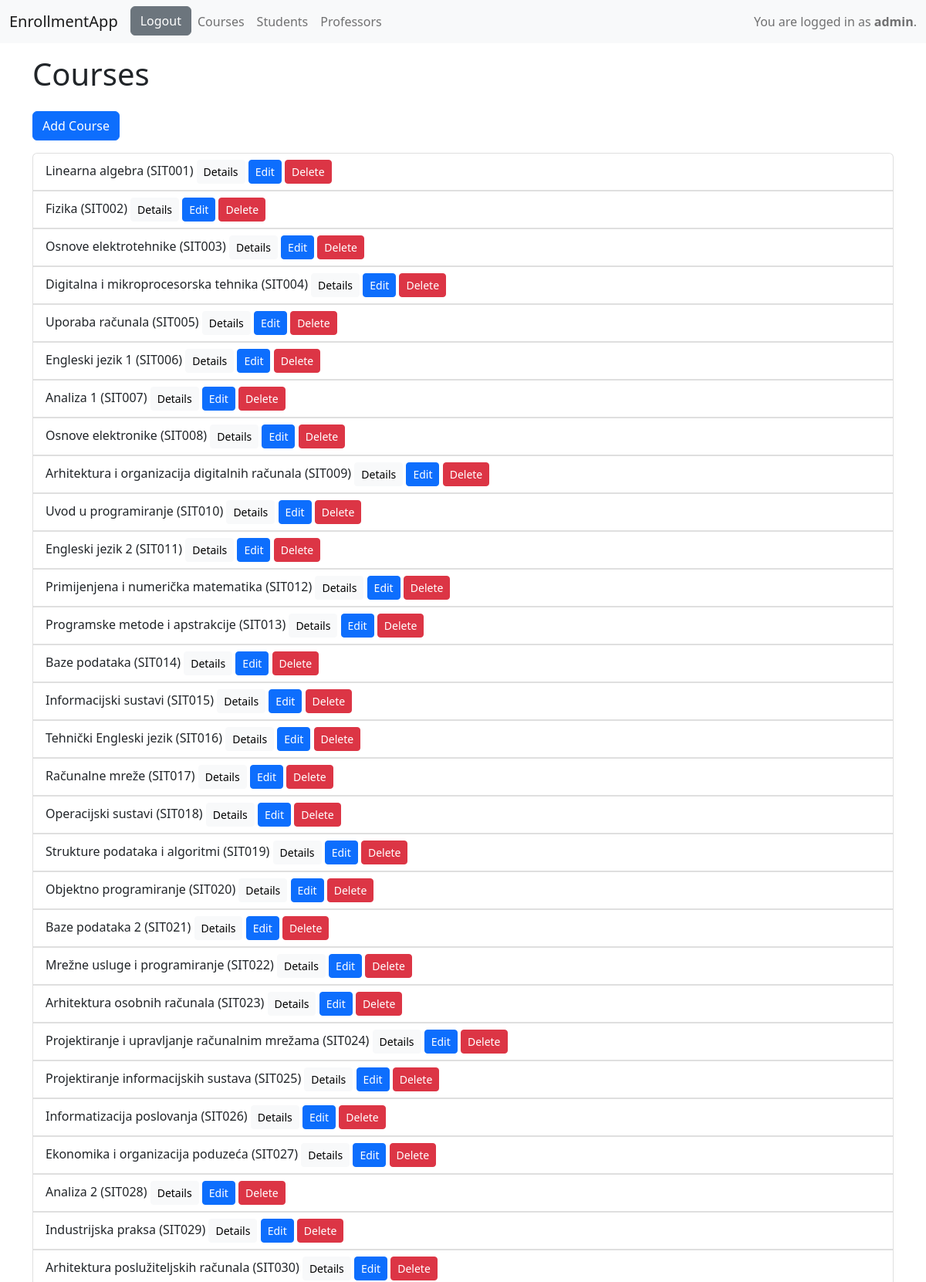
The page /all_courses/ (signed in, upper part) on the database its author committed.
### app/models.py (models this page shows)
class MyUser(AbstractUser):
    STATUS = (('none', 'None'), ('redovni', 'redovni student'), ('izvanredni', 'izvanredni student'))
    role = models.ForeignKey(Role, on_delete=models.CASCADE, null=True)
    status = models.CharField(max_length=20, choices=STATUS)

class Course(models.Model):
    ELECTIVE = (('da', 'da'), ('ne', 'ne'))
    name = models.CharField(max_length=80)
    code = models.CharField(max_length=10)
    program = models.CharField(max_length=250)
    ects = models.IntegerField()
    semester_ft = models.IntegerField()
    semester_pt = models.IntegerField()
    elective = models.CharField(max_length=2, choices=ELECTIVE)
    lecturer = models.ForeignKey(MyUser, on_delete=models.CASCADE, null=True)

### app/views.py (the view)
# urls.py: path('all_courses/', views.all_courses, name='all_courses'),
@login_required
def all_courses(request):
    courses = Course.objects.all()
    return render(request, 'all_courses.html', {"courses": courses})

### app/templates/all_courses.html (shortened to what this page needs)
{% extends 'base.html' %}
{% block all_courses %}
<h1> Courses </h1>
{% if request.user.is_superuser %}
    <a href="{% url 'add_course' %}" class="btn btn-primary my-3" role="button">Add Course</a>
{% endif %}
<ul class="list-group">
    {% for course in courses %}
    <li class="list-group-item">
        {{course.name}}
        ({{course.code}})
        <button type="button" class="btn btn-sm btn-light" data-bs-toggle="modal" data-bs-target="#detailsModal{{course.id}}">
            Details
        </button>
        {% if request.user.is_superuser %}
            <a href="{% url 'edit_course' course.id %}" class="btn btn-sm btn-primary" role="button">Edit</a>
            <button type="button" class="btn btn-sm btn-danger" data-bs-toggle="modal" data-bs-target="#deleteModal{{course.id}}">
                Delete
            </button>
        {% endif %}
    </li>
    {% endfor %}
</ul>
{% endblock %}

### app/templates/base.html (shortened to what this page needs)
<!DOCTYPE html>
<html lang="en">
<head>
    <link href="https://cdn.jsdelivr.net/npm/bootstrap@5.2.0-beta1/dist/css/bootstrap.min.css" rel="stylesheet">
</head>
<body>
    <nav class="navbar navbar-expand-lg navbar-light bg-light">
        <div class="container-fluid">
            <a class="navbar-brand" href="#">EnrollmentApp</a>
            <div class="collapse navbar-collapse" id="navbarText">
                <ul class="navbar-nav me-auto mb-2 mb-lg-0">
                    <li class="nav-item">
                        {% if request.user.is_authenticated %}
                            <a href="{% url 'logout' %}" class="btn btn-secondary" role="button">Logout</a>
                        {% else %}
                            <a href="{% url 'login' %}" class="btn btn-secondary" role="button">Login</a>
                        {% endif %}
                    </li>
                    {% if request.user.is_superuser %}
                    <li class="nav-item">
                        <a href="{% url 'all_courses' %}" class="nav-link">Courses</a>
                    </li>
                    <li class="nav-item">
                        <a href="{% url 'all_students' %}" class="nav-link">Students</a>
                    </li>
                    <li class="nav-item">
                        <a href="{% url 'all_professors' %}" class="nav-link">Professors</a>
                    </li>
                    {% endif %}
                </ul>
                {% if request.user.is_authenticated %}
                    <span class="navbar-text">
                        You are logged in as <b>{{user.username}}</b>.
                    </span>
                {% endif %}
            </div>
        </div>
    </nav>
    <div class="container my-3">
        {% block all_courses %}
        {% endblock %}
    </div>
</body>
</html>

### rows shown on the page
MyUser: username "admin"
Course: name "Linearna algebra", code "SIT001"
Course: name "Fizika", code "SIT002"
Course: name "Osnove elektrotehnike", code "SIT003"
Course: name "Digitalna i mikroprocesorska tehnika", code "SIT004"
Course: name "Uporaba računala", code "SIT005"
Course: name "Engleski jezik 1", code "SIT006"
Course: name "Analiza 1", code "SIT007"
Course: name "Osnove elektronike", code "SIT008"
Course: name "Arhitektura i organizacija digitalnih računala", code "SIT009"
Course: name "Uvod u programiranje", code "SIT010"
Course: name "Engleski jezik 2", code "SIT011"
Course: name "Primijenjena i numerička matematika", code "SIT012"
Course: name "Programske metode i apstrakcije", code "SIT013"
Course: name "Baze podataka", code "SIT014"
Course: name "Informacijski sustavi", code "SIT015"
Course: name "Tehnički Engleski jezik", code "SIT016"
Course: name "Računalne mreže", code "SIT017"
Course: name "Operacijski sustavi", code "SIT018"
Course: name "Strukture podataka i algoritmi", code "SIT019"
Course: name "Objektno programiranje", code "SIT020"
Course: name "Baze podataka 2", code "SIT021"
Course: name "Mrežne usluge i programiranje", code "SIT022"
Course: name "Arhitektura osobnih računala", code "SIT023"
Course: name "Projektiranje i upravljanje računalnim mrežama", code "SIT024"
Course: name "Projektiranje informacijskih sustava", code "SIT025"
Course: name "Informatizacija poslovanja", code "SIT026"
Course: name "Ekonomika i organizacija poduzeća", code "SIT027"
Course: name "Analiza 2", code "SIT028"
Course: name "Industrijska praksa", code "SIT029"
Course: name "Arhitektura poslužiteljskih računala", code "SIT030"
